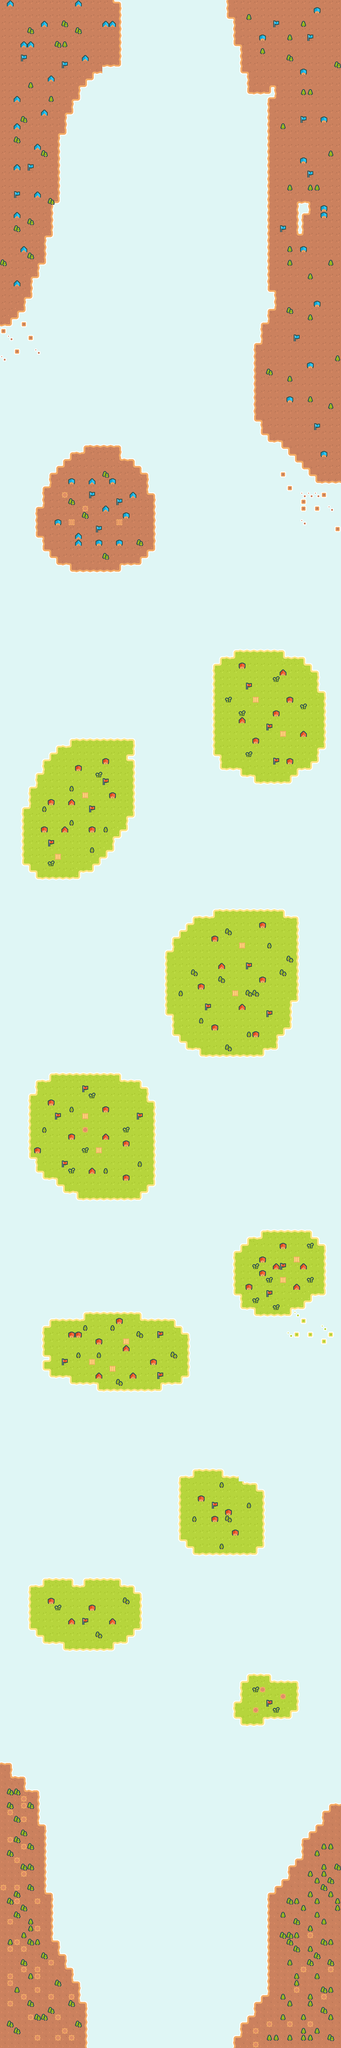

The image is a tile-based game level rendered from a .tmx file. Its description and source (layers, tilesets, objects; grid data summarised) follow:
An orthogonal 50x300 tile map with 16x16 px tiles, 1 tile layer (Tile Layer 1).

<map version="1.10" tiledversion="1.10.0" orientation="orthogonal" renderorder="right-down" width="50" height="300" tilewidth="16" tileheight="16" infinite="0" nextlayerid="2" nextobjectid="1">
 <editorsettings>
  <export target="Level1.csv" format="csv" />
 </editorsettings>
 <tileset firstgid="1" source="tiles.tsx" />
 <layer id="1" name="Tile Layer 1" width="50" height="300">
  <data>[15000 cells, 15000 non-empty, 47 distinct tile ids]</data>
 </layer>
</map>
